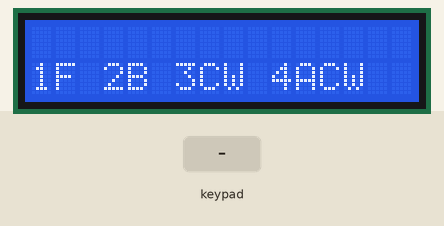
Bench run of a sketch on a simulated ESP32. Parts: 16×2 character LCD. The inputs (shaded band) are chosen by the test bench. What the sketch prints to the serial monitor is not drawn.

Above: at 1.2 s.
1.3 s: keypad keys 2 0 4 1 7 # pressed 0.4 s apart
At 4.2 s:
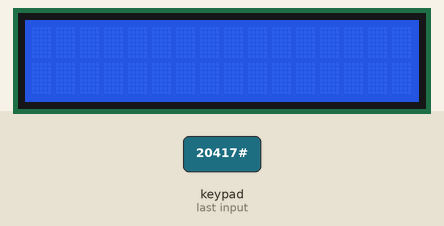
5.2 s: keypad keys 2 0 4 1 7 * pressed 0.4 s apart
At 8.2 s:
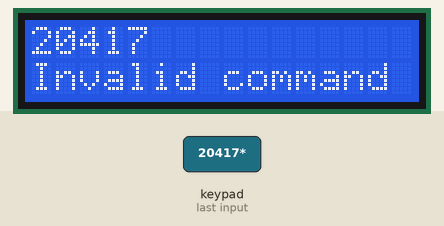
9.1 s: key '1' pressed
At 9.6 s:
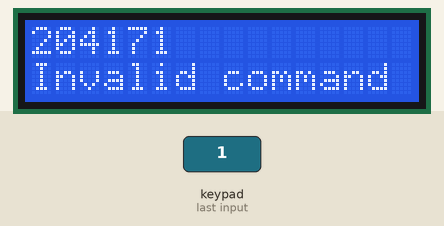
10.6 s: key '2' pressed
At 11.0 s:
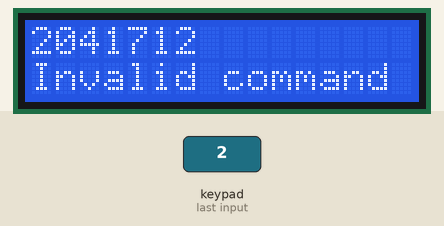
12.1 s: key '#' pressed
At 13.3 s:
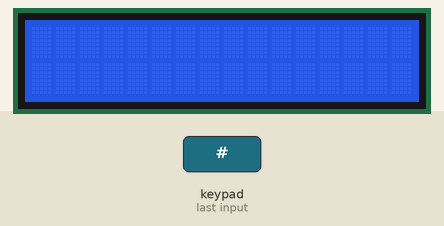
Timing chart, 0 to 14.6 s (numbered marks = the images above; inputs shaded):
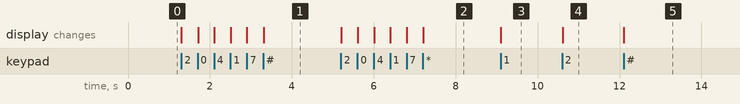

Measured:
- after the input at 1.3 s, the display: first changes at once (image 1 shows a later state)
- after the input at 5.2 s, the display: first changes at once (image 2 shows a later state)
- after the input at 9.1 s, the display: changes at once (image 3)
- after the input at 10.6 s, the display: changes at once (image 4)
- after the input at 12.1 s, the display: changes at once (image 5)

The sketch:

esp32_menu.ino
```cpp
#include <LiquidCrystal.h>
#include <Keypad.h>
#include <Wire.h>
#include <stdio.h>
#include <math.h>

String str = "";
const byte MAX_CMD_LEN = 16;
const byte rows = 4; //rows
const byte cols = 3; //columns
char keys[rows][cols] = {
  {'1','2','3'},
  {'4','5','6'},
  {'7','8','9'},
  {'*','0','#'}
};
byte rowPins[rows] = {2, 0, 4, 17}; //connect row pinouts of the keypad
byte colPins[cols] = {5, 18, 19}; //connect column pinouts of the keypad
Keypad keypad = Keypad( makeKeymap(keys), rowPins, colPins, rows, cols );
LiquidCrystal lcd(27, 14, 32, 33, 25, 26);

void setup()
{
  Wire.begin();
  Serial.begin(9600);
  lcd.begin(16, 2);
  lcd.setCursor(0, 1);
  lcd.print("1F 2B 3CW 4ACW");
  lcd.setCursor(0, 0);           // commands are typed on the top line
}

void loop(){
  char key = keypad.getKey();
  if(key){
    if(key=='*' && str.length() >= 2){
      if(valid_command(str)){
        String sent = str;
        send_arduino();
        Serial.println("sent");
        lcd.clear();
        lcd.setCursor(0, 1);
        lcd.print("Sent " + sent);
        lcd.setCursor(0, 0);
      }else{
        Serial.println("invalid command");
        lcd.setCursor(0, 1);
        lcd.print("Invalid command ");
        lcd.setCursor(str.length(), 0);
      }

    }else if(key=='#'){
      Serial.println(key);
      lcd.clear();          // wipe the old command off the screen
      str = "";
      Serial.println(str);

    }else if(key!='*' && key!='#' && str.length() < MAX_CMD_LEN){
      lcd.print(key);
      str.concat(key);
      Serial.println(str);
    }
  }
}

// 1 = forward, 2 = back, 3 = clockwise, 4 = anticlockwise
bool valid_command(String cmd){
  if(cmd.length() < 2){
    return false;
  }
  char order = cmd.charAt(0);
  int quantity = cmd.substring(1).toInt();
  if(order == '1' || order == '2'){
    return quantity > 0 && quantity <= 99;
  }
  if(order == '3' || order == '4'){
    return quantity == 90 || quantity == 180;
  }
  return false;
}

void send_arduino(){
  Wire.beginTransmission(0x08); // transmit to slave device address 8
  Wire.write((const uint8_t *)str.c_str(), str.length());
  Wire.endTransmission();
  str = "";
}
```
